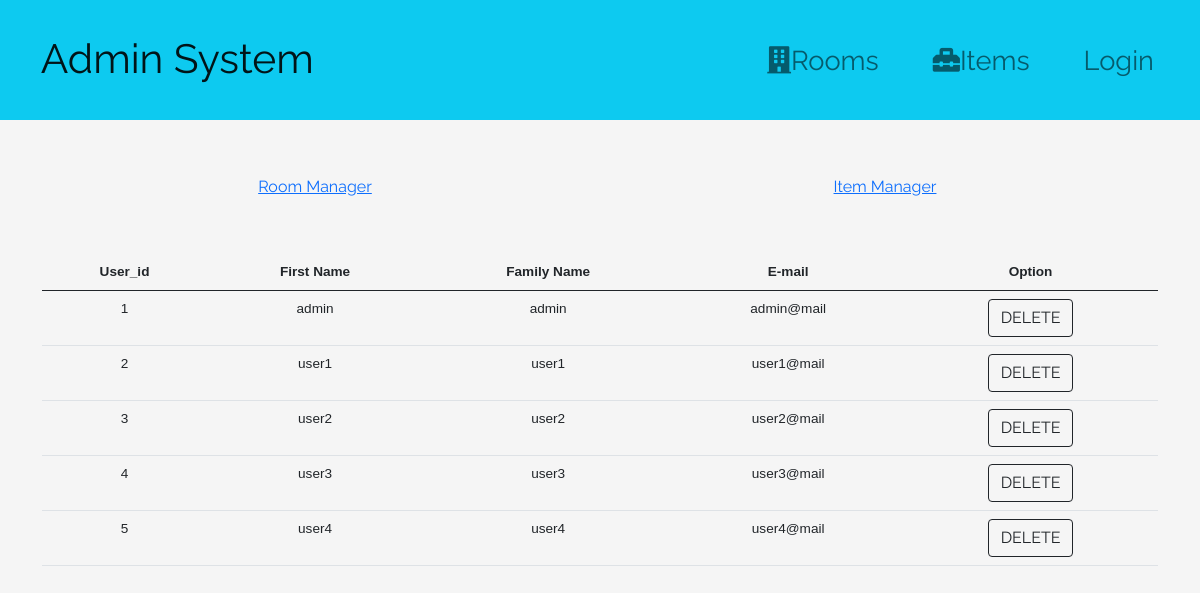
/admintop.php, run on the app's committed database.
### tables this page shows
CREATE TABLE `Users` (
  `user_id` int(11) NOT NULL,
  `fname` varchar(255) NOT NULL,
  `lname` varchar(255) NOT NULL,
  `pw` varchar(255) NOT NULL,
  `email` varchar(255) NOT NULL,
  `status` varchar(255) DEFAULT NULL
);

### classes/database.php (called while the page is built, shortened)
<?php
    class Database{
        private $servername = "us-cdbr-east-04.cleardb.com";
        private $username = "bf4d33fd1525b8";
        private $password = "c5791799";
        private $db_name = "heroku_1fdf15f259283b0";
        function __construct(){
            return $this->conn = new mysqli($this->servername,$this->username,$this->password,$this->db_name,);
        }
    }

### action.php (called while the page is built, shortened)
<?php
    include 'classes/Users.php';
    $userobj = new Users;
    ?>

### classes/Users.php (called while the page is built, shortened)
<?php
    include 'database.php';
    class Users extends Database{
        function get_user(){
            $sql = "SELECT * From Users";
            $result = $this->conn->query($sql);
            if($result->num_rows>0){
                $row = array();
                while($rows = $result->fetch_assoc()){
                    $row[] = $rows;
                }
                return $row;
            }else{
                return FALSE;
            }
        }
    }
?>

### admintop.php (the view, shortened to what this page needs)
<?php
    include 'action.php';
?>
<!doctype html>
<html lang="en">
  <head>
    <link rel="stylesheet" href="https://cdn.jsdelivr.net/npm/bootstrap@5.0.2/dist/css/bootstrap.min.css">
    <?php include 'adminheader.php' ?>
</head>
<body>
<div class="container mx-auto">
  <div class="row">
    <div class="col-md-6 text-center mx-auto mt-5">
      <button class="btn"><a href="adminroom.php">Room Manager</a></button>
    </div>
    <div class="col-md-6 text-center mx-auto mt-5">
      <button class="btn"><a href="adminitem.php">Item Manager</a></button>
    </div>
  </div>
  <table class="table mt-5 text-center">
    <thead class="thead-dark">
      <th>User_id</th>
      <th>First Name</th>
      <th>Family Name</th>
      <th>E-mail</th>
      <th>Option</th>
    </thead>
    <tbody>
      <?php foreach($userobj->get_user() as $row): ?>
        <tr>
        <td><?php echo $row['user_id'] ?></td>
        <td><?php echo $row['fname'] ?></td>
        <td><?php echo $row['lname'] ?></td>
        <td><?php echo $row['email'] ?></td>
        <td><a href="deleteuser.php?user_id=<?php echo $row['user_id']?>" class="btn btn-outline-dark">DELETE</a></td>
        </tr>
      <?php endforeach; ?>
    </tbody>
  </table>
</div>
  </body>
</html>

### css/style.css (style rules this page uses)
* { margin: 0; padding: 0; border: none; outline: none; box-sizing: border-box; }
p, span, a, label, input { font-family: 'Raleway', sans-serif; }
body { margin: 0; font-family: "Montserrat", sans-serif; font-size: 0.85rem; font-weight: 400; line-height: 1.5; color: #212529; text-align: left; background-color: #f5f5f5;; }

### data on the page
users: user_id "1", fname "admin", lname "admin", email "admin@mail"
users: user_id "2", fname "user1", lname "user1", email "user1@mail"
users: user_id "3", fname "user2", lname "user2", email "user2@mail"
users: user_id "4", fname "user3", lname "user3", email "user3@mail"
users: user_id "5", fname "user4", lname "user4", email "user4@mail"
